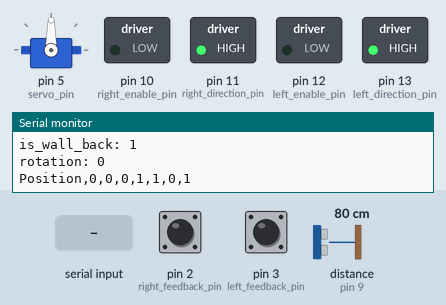
Simulated run of this sketch. Board: Arduino Uno, built with avr-gcc and run on an emulated ATmega328P. Parts: servo, switched loads named in the sketch (green lamp = pin HIGH), the last lines printed to the serial monitor. The inputs (shaded band) are chosen by the test bench; at power-on: pin 2 (right_feedback_pin) HIGH, pin 3 (left_feedback_pin) HIGH, distance to the obstacle (sensor on pin 9) 80 cm. The echo pulse lasts 58.3 µs per cm; pins used as bus, display or sensor lines are not drawn.

Above: at 1.3 s.
1.4 s: "0" received over Serial
At 2.45 s:
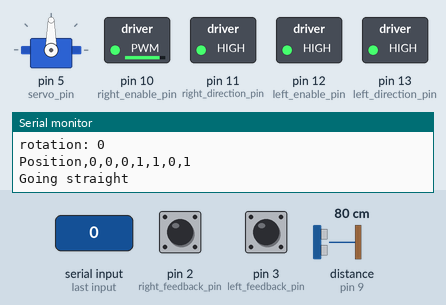
4.4 s: pin 2 (right_feedback_pin) pulsed LOW 5 times (0.12 s each, 0.3 s apart)
Timing chart, 0 to 14.9 s (numbered marks = the images above; inputs shaded):
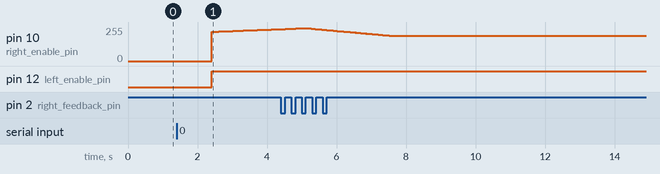

Measured:
- after the input at 1.4 s, pin 10 (right_enable_pin): moves from 0/255 to 239/255 over 1.9 s, starting after 1.0 s; pin 12 (left_enable_pin): LOW → HIGH after 1.0 s

The sketch:

ArduinoCar.ino
```cpp
#include <ArduinoCar.h>

//define all the pins
//servo pin
const int servo_pin = 5;
//distance measure pins
const int trigger_pin = 8;
const int echo_pin = 9;
//right motor pins
const int right_enable_pin = 10;
const int right_direction_pin = 11;
const int right_feedback_pin = 2;
//left motor pins (change to actual values)
const int left_enable_pin = 12;
const int left_direction_pin = 13;
const int left_feedback_pin = 3;


//create the arduino car object
ArduinoCar my_arduinoCar;


void setup() {
  Serial.begin(115200);

  //setup the arduino car
  my_arduinoCar.setup_arduino_car(servo_pin, trigger_pin,
                                  echo_pin, left_enable_pin,
                                  left_direction_pin, left_feedback_pin,
                                  right_enable_pin, right_direction_pin,
                                  right_feedback_pin);

  //Testing components
  //my_arduinoCar.test_components();

}

void loop() {
  //run the arduino car
  my_arduinoCar.run();
  delay(10000);
}
```
